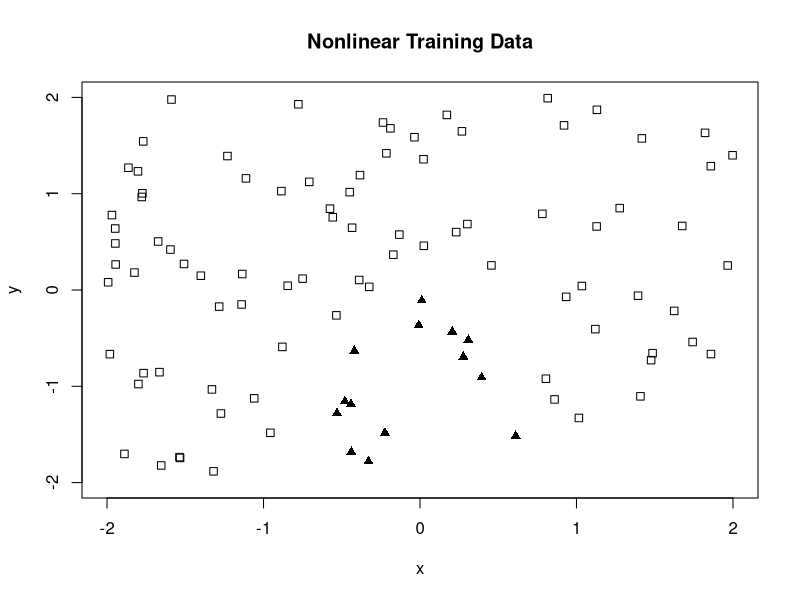
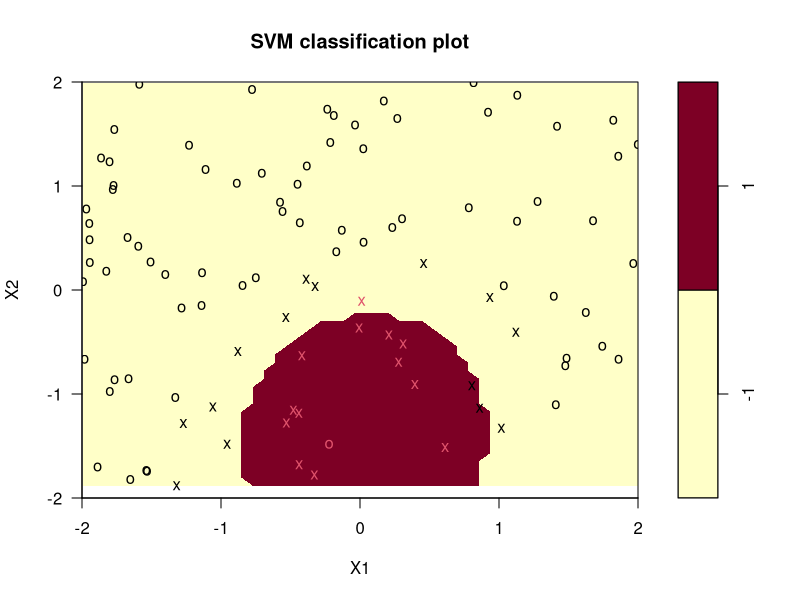

The R source for these figures, in order:

#load the e1071 library
library("e1071")

# This function generates nonlinearly-separable data in two dimensions.
#  a,b,c: the coefficients of x, y, and the bias
#  xmin, xmax: bounds on x values
#  ymin, ymax: bounds on y values
#  npts: number of sample points to generate
sample_nonlinear_data = function(a, b, c, xmin, xmax, ymin, ymax, npts)
{
	#initialize arrays to hold data
	xy = array(0, dim=c(npts, 2))
	cls = array(0, dim=c(npts, 1))
	nGenPnts = 0;
	#create sample data points
	while (nGenPnts < npts) {
		#generate random (x,y) location within bounds
		x = runif(1, min=xmin, max=xmax) #generate uniform random numbers between xmin and xmax
		y = runif(1, min=ymin, max=ymax) #generate uniform random numbers between ymin and ymax
		
		#compute margin of (x,y)
		z = a*x^2 + b*y + c
		
		#compute class of (x,y)
		xyCls = sign(z)
		
		#save point
		xy[nGenPnts+1, 1] = x
		xy[nGenPnts+1, 2] = y
		cls[nGenPnts+1] = xyCls
		nGenPnts = nGenPnts + 1
	}
	#convert locations and classes into a data frame
	ds = data.frame(xy, cls=as.factor(cls))

	return(ds)
}


# Plot a dataset returned from sample_linear_data
#  ds: the dataset
#  title: the plot title
plot_data = function(ds, title="Dataset")
{
	x = ds[ , 1]
	y = ds[ , 2]
	cls = ds$cls
	
	c1 = cls == levels(cls)[1]
	c2 = cls == levels(cls)[2]
	
	plot(x[c1], y[c1], type="p", pch=0, main=title, xlab="x", ylab="y", ylim=c(-2, 2), xlim=c(-2, 2))
	points(x[c2], y[c2], pch=17)	
}


#compute the zero-one loss, the proportion of mis-classified values
zero_one_loss = function(pred_vals, real_vals)
{
   #convert factors to numeric values
   pred_vals = as.numeric(pred_vals)
   real_vals = as.numeric(real_vals)

   loss = 0	
	#each mis-classification adds one to the sum
	for (i in 1:length(pred_vals)) {
		if (pred_vals[i] != real_vals[i]) {
			loss = loss + 1
		}	
	}
	
	#normalize the loss by the # of predicted values, turning it into a proportion
	result = loss/length(pred_vals)
   return(result)
}


#generate some sample nonlinear data
a = -0.5
b = -0.2
c = 0.05
npts = 100
trainingData = sample_nonlinear_data(a, b, c, -2, 2, -2, 2, npts)

#visualize the sample data
plot_data(trainingData, "Nonlinear Training Data")

#train a simple linear SVM on the data
svmModel = svm(cls ~ ., data=trainingData, kernel="radial")
summary(svmModel)

#use the built-in plot.svm function to display decision boundary
#and support vectors
X11() #quartz() on mac, windows() on MS windows - opens a new plot window
plot(svmModel, trainingData, X2 ~ X1, ylim=c(-2, 2), xlim=c(-2, 2))

#create 30 test data points for validation
testData = sample_nonlinear_data(a, b, c, -2, 2, -2, 2, 30)

#predict the output of the test data
predClasses = predict(svmModel, testData)

#compute the prediction performance
perf = zero_one_loss(predClasses, testData$cls)

perfStr = sprintf('SVM Performance: %0.1f%% incorrect predictions on test data', perf*100)
print(perfStr)


